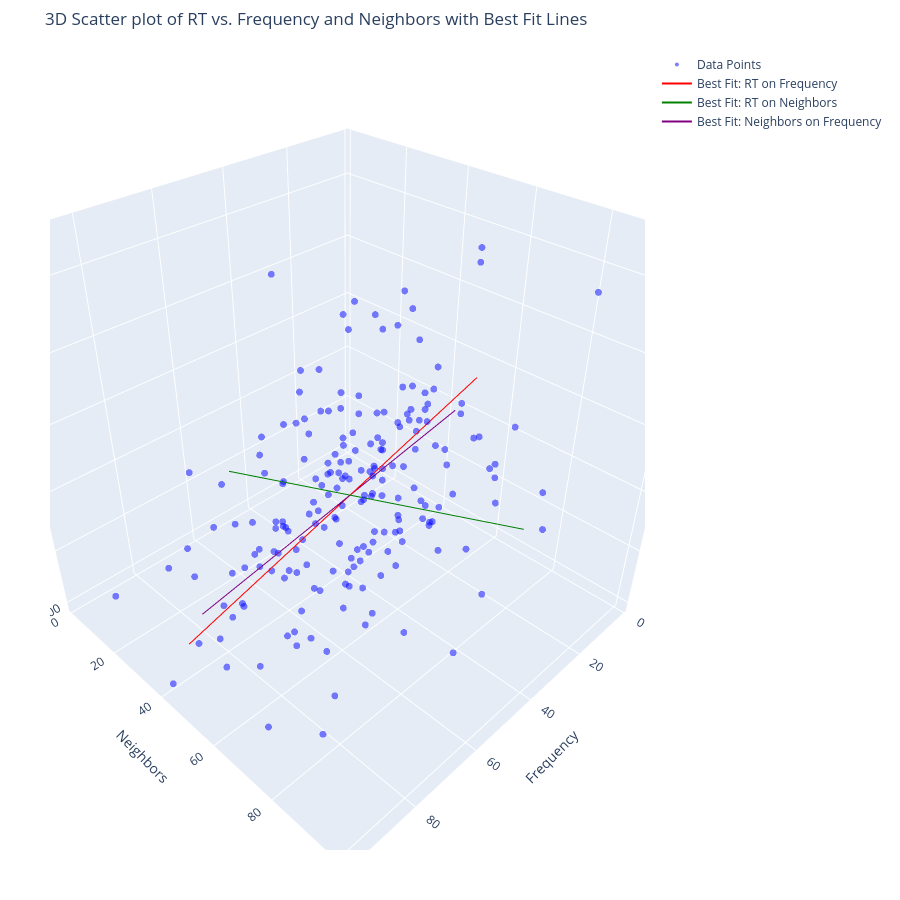

The cell this chart's notebook holds for it:
### Markdown cell above
-----------
It can be very usefuln to put the lines of best fit on their respective planes, but we can also plot them in a centered fashion instead.

### Code cell
import plotly.graph_objects as go

# Create a scatter plot
scatter = go.Scatter3d(
    x=df['Frequency'],
    y=df['Neighbors'],
    z=df['RT'],
    mode='markers',
    marker=dict(size=4, opacity=0.5, color='blue'),
    name="Data Points"
)

# Create line plots for best fit lines
line_rt_freq = go.Scatter3d(
    x=x_rt_freq,
    y=df['Neighbors'].mean() * np.ones_like(x_rt_freq),
    z=y_rt_freq,
    mode='lines',
    line=dict(color='red'),
    name="Best Fit: RT on Frequency"
)

line_rt_neigh = go.Scatter3d(
    x=df['Frequency'].mean() * np.ones_like(x_rt_neigh),
    y=x_rt_neigh,
    z=y_rt_neigh,
    mode='lines',
    line=dict(color='green'),
    name="Best Fit: RT on Neighbors"
)

line_neigh_freq = go.Scatter3d(
    x=x_neigh_freq,
    y=y_neigh_freq,
    z=df['RT'].mean() * np.ones_like(x_neigh_freq),
    mode='lines',
    line=dict(color='purple'),
    name="Best Fit: Neighbors on Frequency"
)

# Define the layout
layout = go.Layout(
    width=900,
    height=900,
    margin=dict(l=50, r=50, b=50, t=50),
    scene=dict(
        xaxis_title="Frequency",
        yaxis_title="Neighbors",
        zaxis_title="RT"
    ),
    title="3D Scatter plot of RT vs. Frequency and Neighbors with Best Fit Lines"
)

# Combine traces and plot
fig = go.Figure(data=[scatter, line_rt_freq, line_rt_neigh, line_neigh_freq], layout=layout)
fig.show()

### Figure 1 — Plotly figure (JSON) as saved in the notebook; plotly's stock layout.template omitted (floating-point values rounded to 4 significant figures; data arrays with more than 128 entries replaced by an {"elided": "..."} marker saying what was removed)
{"data": [{"marker": {"color": "blue", "opacity": 0.5, "size": 4}, "mode": "markers", "name": "Data Points", "type": "scatter3d", "x": {"elided": "200 int values"}, "y": {"elided": "200 int values"}, "z": {"elided": "200 float values"}}, {"line": {"color": "red"}, "mode": "lines", "name": "Best Fit: RT on Frequency", "type": "scatter3d", "x": [2, 97], "y": [50.34, 50.34], "z": [934.2, 629.5]}, {"line": {"color": "green"}, "mode": "lines", "name": "Best Fit: RT on Neighbors", "type": "scatter3d", "x": [48.01, 48.01], "y": [2, 100], "z": [583.5, 995.3]}, {"line": {"color": "purple"}, "mode": "lines", "name": "Best Fit: Neighbors on Frequency", "type": "scatter3d", "x": [2, 97], "y": [44.03, 57.07], "z": [786.7, 786.7]}], "layout": {"height": 900, "margin": {"b": 50, "l": 50, "r": 50, "t": 50}, "scene": {"xaxis": {"title": {"text": "Frequency"}}, "yaxis": {"title": {"text": "Neighbors"}}, "zaxis": {"title": {"text": "RT"}}}, "title": {"text": "3D Scatter plot of RT vs. Frequency and Neighbors with Best Fit Lines"}, "width": 900}}
